Frame 1 (no input): blank canvas, image omitted
Frame 60 (the mouse pressed at the canvas centre just before this capture): blank canvas, image omitted
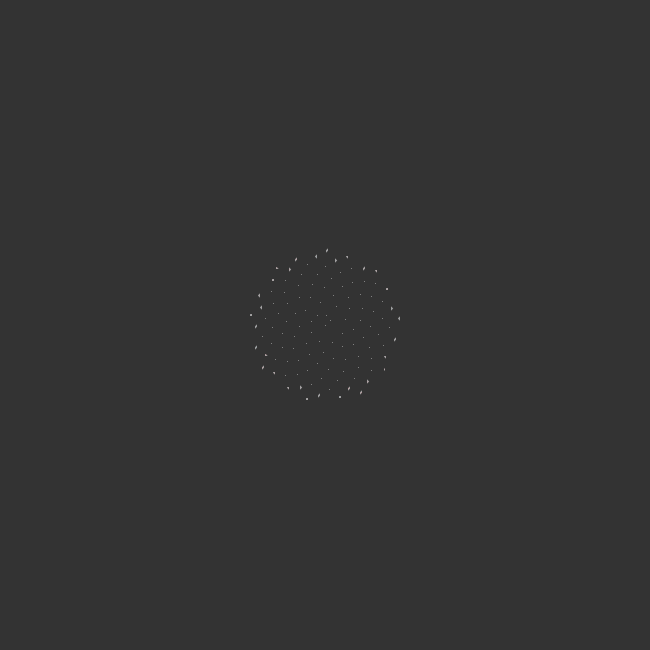
Frame 120 (the mouse held since frame 60 and released just before this capture)

The Processing sketch whose frames 1 and 60 were blank and that drew this single picture after the mouse press (run headless with seeded random() and noise(); from frame 60 on, the mouse is pressed at the canvas centre):

// Processing sketch: Phyllotaxis
// ── Phyllotaxis.pde
// Carla de Beer
// August 2016
// Sunflower-like construction based on phyllotaxis design.
// Based on Daniel Shiffman's Coding Rainbow example.

Lozenge lozenge;
int n = 0;
int c = 7;

void setup() {
  size(650, 650);
  background(51);
  //colorMode(HSB);
  colorMode(RGB);
}

void draw() {

  float phi = n * 137.5;
  float r = c * sqrt(n);
  float x = r * cos(phi) + width/2;
  float y = r * sin(phi) + height/2;
  fill(phi % 256, 60, 80);
  //fill(n/3 - (n*2 % 256), 255 - n/20, 90);
  //fill((255- r*2) % 256, 255, 200);
  //fill((phi-r) % 256, 255, 255);
  //ellipse(x, y, 3, 3);
  noStroke();
  lozenge = new Lozenge(x, y, 4 * n/350, n);
  c += 0.9;
  lozenge.display();

  n++;

  if (frameCount % 1500 == 0) {
    //background(51);
    //n = 0;
    noLoop();
  }
}
// ── Lozenge.pde
class Lozenge {

  float x, y, w;
  int n;
  float xoff, yoff;

  Lozenge(float x_, float y_, float w_, int n_) {
    x = x_;
    y = y_;
    w = w_;
    n = n_;

    xoff = cos(radians(60)) * w;
    yoff = sin(radians(60)) * w;
  }

  void display() {
    if (n > 150) {
      //stroke(180, (int) n/7);
      //noStroke();
    } else {
      stroke(190, 200);
    }

    pushMatrix();
    translate(x, y);
    rotate(radians(n/7));
    beginShape();

    vertex(0, 0);
    vertex(xoff, yoff);
    vertex(2 * (xoff), 0);
    vertex(xoff, -yoff);
    vertex(0, 0);

    endShape();
    popMatrix();
  }
}
